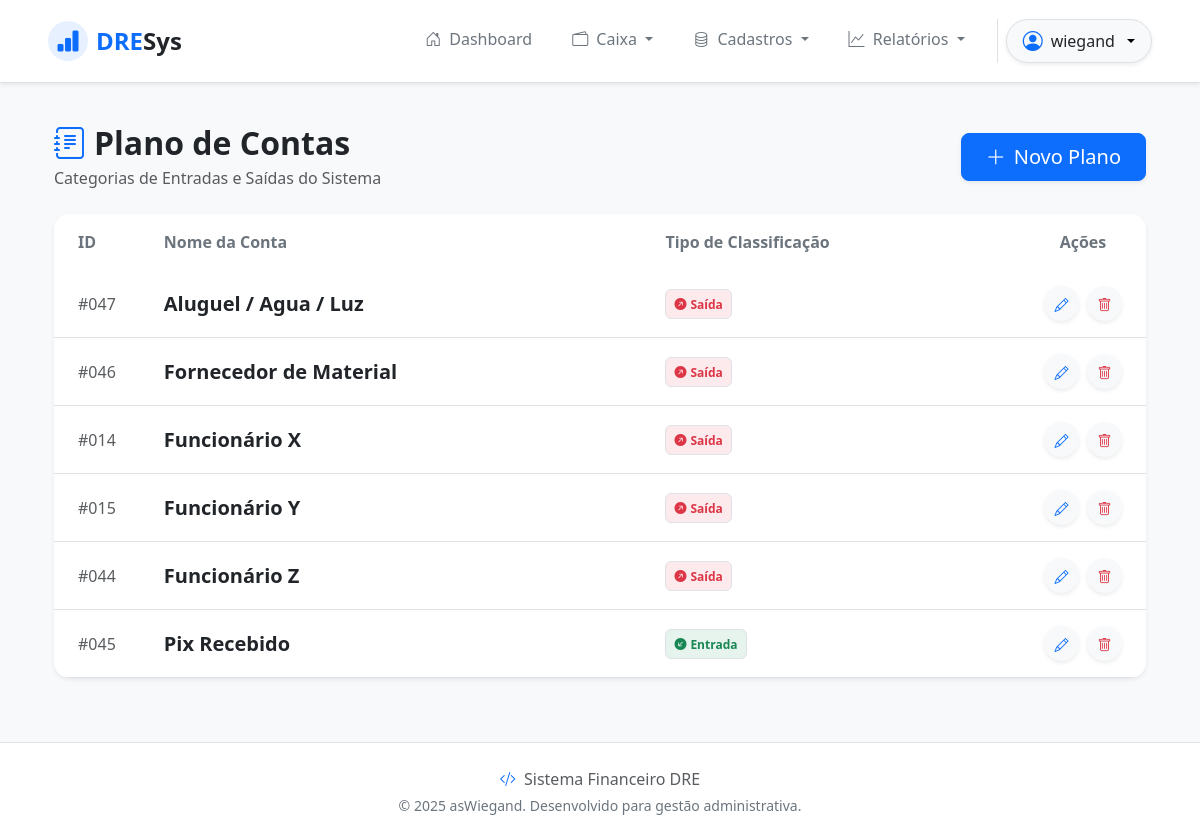
The page /accountings/ (signed in) on the database as committed earlier.
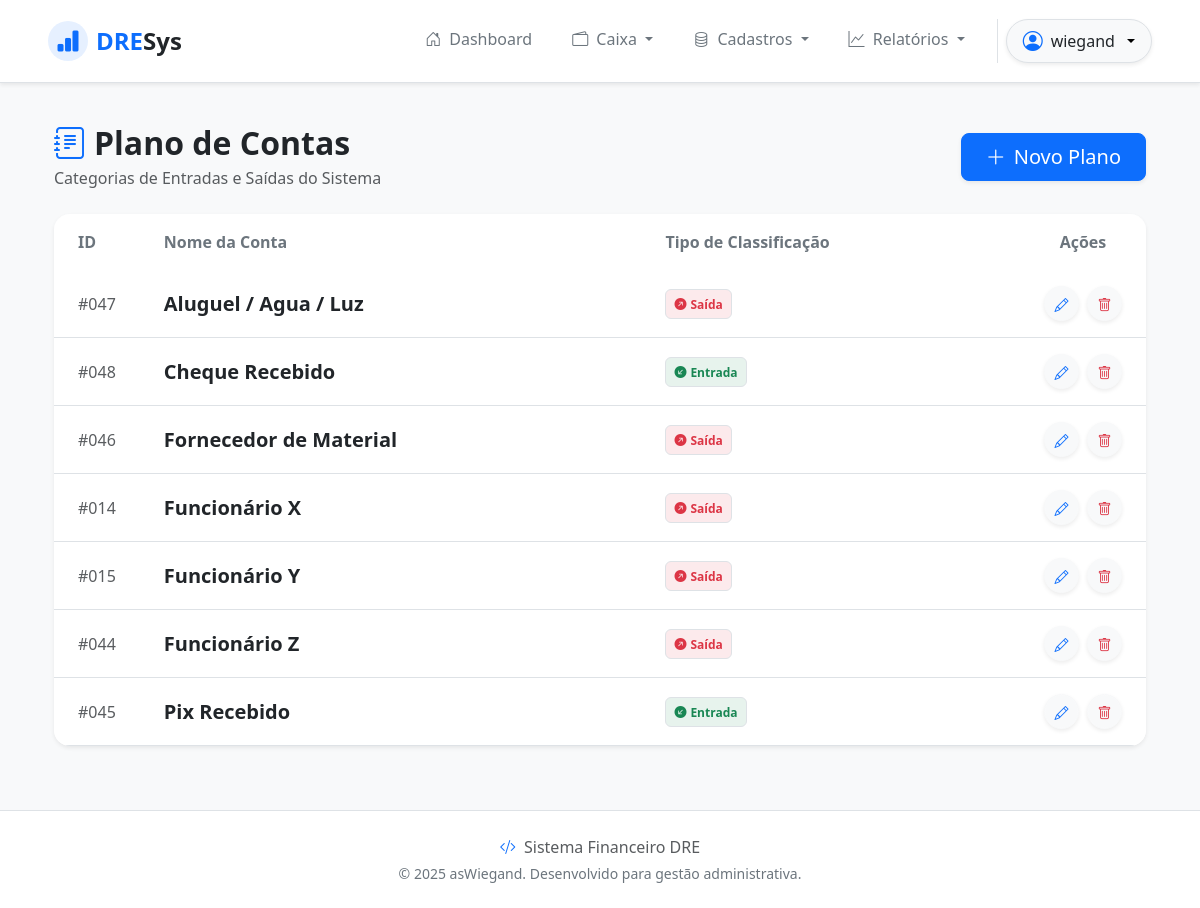
The same page on the database as committed later.
### accountings/models.py (models this page shows, shortened)
class Accounting(models.Model):
    INFLOW = "E"
    OUTFLOW = "S"
    TYPE_CHOICES = [(INFLOW, 'Entrada'), (OUTFLOW, 'Saida'),]
    acc_name = models.CharField(max_length=30)
    type = models.CharField(max_length=1, choices=TYPE_CHOICES)
    class Meta:
        ordering = ['acc_name']

### accountings/views.py (the view)
# urls.py: path('accountings/', AccountingListView.as_view(), name='accounting_list'),
class AccountingListView(LoginRequiredMixin, PermissionRequiredMixin, ListView):
    permission_required = 'accountings.view_accounting'
    model = models.Accounting
    template_name = 'accounting_list.html'
    context_object_name = 'accountings'

### accountings/templates/accounting_list.html (shortened to what this page needs)
{% extends 'base.html' %}
{% block content %}
<div class="container-fluid py-4">
  <div class="row mb-4 align-items-center">
    <div class="col-md-6">
      <h2 class="fw-bold text-dark mb-1">
        <i class="bi bi-journal-text text-primary me-2"></i>Plano de Contas
      </h2>
      <p class="text-muted mb-0">Categorias de Entradas e Saídas do Sistema</p>
    </div>
    <div class="col-md-6 text-md-end mt-3 mt-md-0">
      {% if perms.accountings.add_accounting %}
      <a href="{% url 'accounting_create' %}" class="btn btn-primary btn-lg shadow-sm rounded-3 px-4">
        <i class="bi bi-plus-lg me-2"></i>Novo Plano
      </a>
      {% endif %}
    </div>
  </div>
  <div class="card border-0 shadow-sm rounded-4 overflow-hidden">
    <div class="table-responsive">
      <table class="table table-hover align-middle mb-0">
        <thead class="bg-light">
          <tr>
            <th class="py-3 px-4 text-secondary fw-semibold border-0" style="width: 80px;">ID</th>
            <th class="py-3 px-4 text-secondary fw-semibold border-0">Nome da Conta</th>
            <th class="py-3 px-4 text-secondary fw-semibold border-0">Tipo de Classificação</th>
            <th class="py-3 px-4 text-secondary fw-semibold border-0 text-center" style="width: 120px;">Ações</th>
          </tr>
        </thead>
        <tbody class="border-top-0">
          {% for conta in accountings %}
          <tr>
            <td class="px-4 py-3 text-muted fw-medium">
              #{{ conta.id|stringformat:"03d" }}
            </td>
            <td class="px-4 py-3">
              <span class="fw-bold text-dark fs-5">{{ conta.acc_name }}</span>
            </td>
            <td class="px-4 py-3">
              {% if conta.type == 'E' %}
              <span class="badge bg-success bg-opacity-10 text-success border p-2">
                <i class="bi bi-arrow-down-left-circle-fill me-1 text-success"></i>Entrada
              </span>
              {% elif conta.type == 'S' %}
              <span class="badge bg-danger bg-opacity-10 text-danger border p-2">
                <i class="bi bi-arrow-up-right-circle-fill me-1 text-danger"></i>Saída
              </span>
              {% else %}
              <span class="badge bg-secondary bg-opacity-10 text-secondary border p-2">
                {{ conta.type }}
              </span>
              {% endif %}
            </td>
            <td class="px-4 py-3 text-center">
              <div class="d-flex justify-content-center gap-2">
                {% if perms.accountings.change_accounting %}
                <a href="{% url 'accounting_update' conta.id %}" class="btn btn-light btn-sm rounded-circle shadow-sm"
                  style="width: 35px; height: 35px; padding: 0.45rem;" title="Editar">
                  <i class="bi bi-pencil text-primary"></i>
                </a>
                {% endif %}
                {% if perms.accountings.delete_accounting %}
                <a href="{% url 'accounting_delete' conta.id %}" class="btn btn-light btn-sm rounded-circle shadow-sm"
                  style="width: 35px; height: 35px; padding: 0.45rem;" title="Excluir">
                  <i class="bi bi-trash text-danger"></i>
                </a>
                {% endif %}
              </div>
            </td>
          </tr>
          {% endfor %}
        </tbody>
      </table>
    </div>
  </div>
</div>
{% endblock %}

Rows that differ between the two databases and show on the page:
added Accounting: id "048", acc_name "Cheque Recebido", type "E" (drawn)
